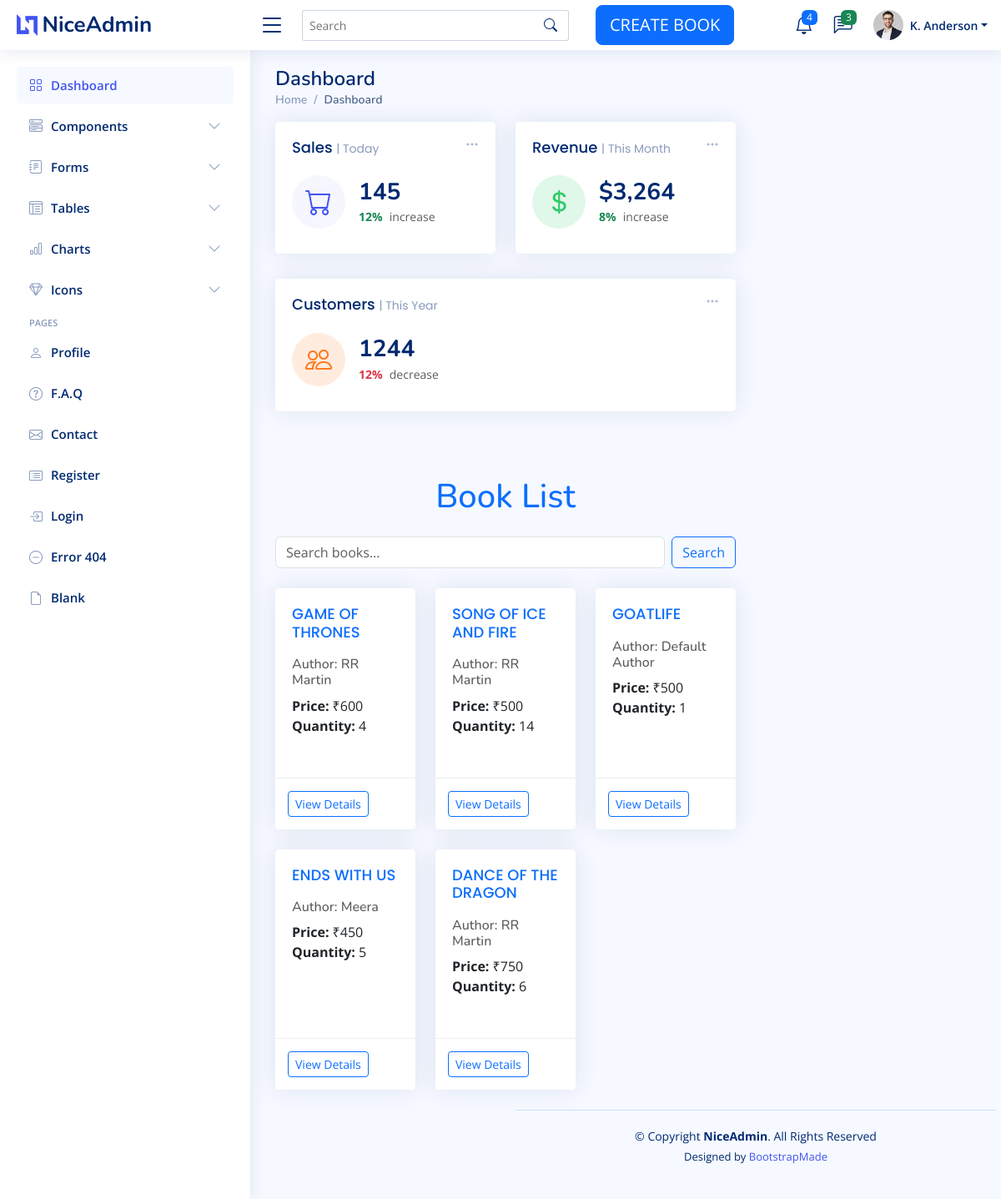
Screenshot of /user/list/ with the database file from the repository.
### bookapp/models.py (models this page shows, shortened)
class Book(models.Model):
    title=models.CharField(max_length=200,null=True)
    price=models.IntegerField(null=True)
    image=models.ImageField(upload_to='book_media')
    author=models.ForeignKey(Author, on_delete=models.CASCADE,null=True)
    quantity=models.IntegerField()

class Author(models.Model):
    name=models.CharField(max_length=200,null=True)
    def __str__(self):
        return '{}'.format(self.name)

### userapp/views.py (the view)
# urls.py: path('list/', views.list_books, name='list_books'),
def list_books(request):
    books = Book.objects.all()
    return render(request, 'list_books.html', {'books': books})

### templates/list_books.html
{% extends 'index.html' %}
{% load static %}
{% block content %}
<div class="container mt-5">
    <h1 class="text-center text-primary mb-4">Book List</h1>
    <form method="GET" action="{% url 'search_books' %}" class="d-flex mb-4">
        <input class="form-control me-2" type="search" name="q" placeholder="Search books..." aria-label="Search" value="{{ query }}">
        <button class="btn btn-outline-primary" type="submit">Search</button>
    </form>
    <div class="row">
        {% for book in books %}
        <div class="col-md-4 mb-4">
            <div class="card h-100">
                <div class="card-body">
                    <h5 class="card-title text-primary">{{ book.title }}</h5>
                    <h6 class="card-subtitle mb-2 text-muted">Author: {{ book.author }}</h6>
                    <p class="card-text">
                        <strong>Price:</strong> ₹{{ book.price }}<br>
                        <strong>Quantity:</strong> {{ book.quantity }}
                    </p>
                </div>
                <div class="card-footer">
                    <a href="{% url 'book_details' book.id %}" class="btn btn-outline-primary btn-sm">View Details</a>
                </div>
            </div>
        </div>
        {% endfor %}
    </div>
</div>
{% endblock %}

### templates/index.html (shortened to what this page needs)
{% load static %}
<!DOCTYPE html>
<html lang="en">
<head>
  <link href="{% static 'assets/vendor/bootstrap/css/bootstrap.min.css' %}" rel="stylesheet">
  <link href="{% static 'assets/vendor/bootstrap-icons/bootstrap-icons.css' %}" rel="stylesheet">
  <link href="{% static 'assets/vendor/boxicons/css/boxicons.min.css' %}" rel="stylesheet">
  <link href="{% static 'assets/vendor/quill/quill.snow.css' %}" rel="stylesheet">
  <link href="{% static 'assets/vendor/quill/quill.bubble.css' %}" rel="stylesheet">
  <link href="{% static 'assets/vendor/remixicon/remixicon.css' %}" rel="stylesheet">
  <link href="{% static 'assets/vendor/simple-datatables/style.css' %}" rel="stylesheet">
  <link href="{% static 'assets/css/style.css' %}" rel="stylesheet">
</head>
<body>
  <header id="header" class="header fixed-top d-flex align-items-center">
    <div class="d-flex align-items-center justify-content-between">
      <a href="index.html" class="logo d-flex align-items-center">
        <img src=" {% static 'assets/img/logo.png' %}" alt="">
        <span class="d-none d-lg-block">NiceAdmin</span>
      </a>
      <i class="bi bi-list toggle-sidebar-btn"></i>
    </div>
    <div class="search-bar">
      <form class="search-form d-flex align-items-center" method="get" action="{% url 'search' %}">
        <input type="text" name="q" placeholder="Search" title="Search Books">
        <button type="submit" title="Search"><i class="bi bi-search"></i></button>
      </form>
    </div>
    <div class="container">
      <a href="{% url 'creatBook' %}" class="btn btn-primary btn-lg">CREATE BOOK</a>
    </div>
    <nav class="header-nav ms-auto">
      <ul class="d-flex align-items-center">
        <li class="nav-item dropdown">
          <a class="nav-link nav-icon" href="#" data-bs-toggle="dropdown">
            <i class="bi bi-bell"></i>
            <span class="badge bg-primary badge-number">4</span>
          </a>
        </li>
        <li class="nav-item dropdown">
          <a class="nav-link nav-icon" href="#" data-bs-toggle="dropdown">
            <i class="bi bi-chat-left-text"></i>
            <span class="badge bg-success badge-number">3</span>
          </a>
        </li>
        <li class="nav-item dropdown pe-3">
          <a class="nav-link nav-profile d-flex align-items-center pe-0" href="#" data-bs-toggle="dropdown">
            <img src="{% static 'assets/img/profile-img.jpg' %}" alt="Profile" class="rounded-circle">
            <span class="d-none d-md-block dropdown-toggle ps-2">K. Anderson</span>
          </a>
        </li>
      </ul>
    </nav>
  </header>
  <aside id="sidebar" class="sidebar">
    <ul class="sidebar-nav" id="sidebar-nav">
      <li class="nav-item">
        <a class="nav-link " href="{%url 'listbook'%}">
          <i class="bi bi-grid"></i>
          <span>Dashboard</span>
        </a>
      </li>
      <li class="nav-item">
        <a class="nav-link collapsed" data-bs-target="#components-nav" data-bs-toggle="collapse" href="#">
          <i class="bi bi-menu-button-wide"></i><span>Components</span><i class="bi bi-chevron-down ms-auto"></i>
        </a>
      </li>
      <li class="nav-item">
        <a class="nav-link collapsed" data-bs-target="#forms-nav" data-bs-toggle="collapse" href="#">
          <i class="bi bi-journal-text"></i><span>Forms</span><i class="bi bi-chevron-down ms-auto"></i>
        </a>
      </li>
      <li class="nav-item">
        <a class="nav-link collapsed" data-bs-target="#tables-nav" data-bs-toggle="collapse" href="#">
          <i class="bi bi-layout-text-window-reverse"></i><span>Tables</span><i class="bi bi-chevron-down ms-auto"></i>
        </a>
      </li>
      <li class="nav-item">
        <a class="nav-link collapsed" data-bs-target="#charts-nav" data-bs-toggle="collapse" href="#">
          <i class="bi bi-bar-chart"></i><span>Charts</span><i class="bi bi-chevron-down ms-auto"></i>
        </a>
      </li>
      <li class="nav-item">
        <a class="nav-link collapsed" data-bs-target="#icons-nav" data-bs-toggle="collapse" href="#">
          <i class="bi bi-gem"></i><span>Icons</span><i class="bi bi-chevron-down ms-auto"></i>
        </a>
      </li>
      <li class="nav-heading">Pages</li>
      <li class="nav-item">
        <a class="nav-link collapsed" href="users-profile.html">
          <i class="bi bi-person"></i>
          <span>Profile</span>
        </a>
      </li>
      <li class="nav-item">
        <a class="nav-link collapsed" href="pages-faq.html">
          <i class="bi bi-question-circle"></i>
          <span>F.A.Q</span>
        </a>
      </li>
      <li class="nav-item">
        <a class="nav-link collapsed" href="pages-contact.html">
          <i class="bi bi-envelope"></i>
          <span>Contact</span>
        </a>
      </li>
      <li class="nav-item">
        <a class="nav-link collapsed" href="pages-register.html">
          <i class="bi bi-card-list"></i>
          <span>Register</span>
        </a>
      </li>
      <li class="nav-item">
        <a class="nav-link collapsed" href="pages-login.html">
          <i class="bi bi-box-arrow-in-right"></i>
          <span>Login</span>
        </a>
      </li>
      <li class="nav-item">
        <a class="nav-link collapsed" href="pages-error-404.html">
          <i class="bi bi-dash-circle"></i>
          <span>Error 404</span>
        </a>
      </li>
      <li class="nav-item">
        <a class="nav-link collapsed" href="pages-blank.html">
          <i class="bi bi-file-earmark"></i>
          <span>Blank</span>
        </a>
      </li>
    </ul>
  </aside>
  <main id="main" class="main">
    <div class="pagetitle">
      <h1>Dashboard</h1>
      <nav>
        <ol class="breadcrumb">
          <li class="breadcrumb-item"><a href="index.html">Home</a></li>
          <li class="breadcrumb-item active">Dashboard</li>
        </ol>
      </nav>
    </div>
    <section class="section dashboard">
      <div class="row">
        <div class="col-lg-8">
          <div class="row">
            <div class="col-xxl-4 col-md-6">
              <div class="card info-card sales-card">
                <div class="filter">
                  <a class="icon" href="#" data-bs-toggle="dropdown"><i class="bi bi-three-dots"></i></a>
                </div>
                <div class="card-body">
                  <h5 class="card-title">Sales <span>| Today</span></h5>
                  <div class="d-flex align-items-center">
                    <div class="card-icon rounded-circle d-flex align-items-center justify-content-center">
                      <i class="bi bi-cart"></i>
                    </div>
                    <div class="ps-3">
                      <h6>145</h6>
                      <span class="text-success small pt-1 fw-bold">12%</span> <span class="text-muted small pt-2 ps-1">increase</span>
                    </div>
                  </div>
                </div>
              </div>
            </div>
            <div class="col-xxl-4 col-md-6">
              <div class="card info-card revenue-card">
                <div class="filter">
                  <a class="icon" href="#" data-bs-toggle="dropdown"><i class="bi bi-three-dots"></i></a>
                </div>
                <div class="card-body">
                  <h5 class="card-title">Revenue <span>| This Month</span></h5>
                  <div class="d-flex align-items-center">
                    <div class="card-icon rounded-circle d-flex align-items-center justify-content-center">
                      <i class="bi bi-currency-dollar"></i>
                    </div>
                    <div class="ps-3">
                      <h6>$3,264</h6>
                      <span class="text-success small pt-1 fw-bold">8%</span> <span class="text-muted small pt-2 ps-1">increase</span>
                    </div>
                  </div>
                </div>
              </div>
            </div>
            <div class="col-xxl-4 col-xl-12">
              <div class="card info-card customers-card">
                <div class="filter">
                  <a class="icon" href="#" data-bs-toggle="dropdown"><i class="bi bi-three-dots"></i></a>
                </div>
                <div class="card-body">
                  <h5 class="card-title">Customers <span>| This Year</span></h5>
                  <div class="d-flex align-items-center">
                    <div class="card-icon rounded-circle d-flex align-items-center justify-content-center">
                      <i class="bi bi-people"></i>
                    </div>
                    <div class="ps-3">
                      <h6>1244</h6>
                      <span class="text-danger small pt-1 fw-bold">12%</span> <span class="text-muted small pt-2 ps-1">decrease</span>
                    </div>
                  </div>
                </div>
              </div>
            </div>
{% block content %}
  {% endblock %}
  <footer id="footer" class="footer">
    <div class="copyright">
      &copy; Copyright <strong><span>NiceAdmin</span></strong>. All Rights Reserved
    </div>
    <div class="credits">
      Designed by <a href="https://bootstrapmade.com/">BootstrapMade</a>
    </div>
  </footer>
</body>
</html>

### rows the page displays
Book: title "GAME OF THRONES", author "RR Martin", price "600", quantity "4"
Book: title "SONG OF ICE AND FIRE", author "RR Martin", price "500", quantity "14"
Book: title "GOATLIFE", author "Default Author", price "500", quantity "1"
Book: title "ENDS WITH US", author "Meera", price "450", quantity "5"
Book: title "DANCE OF THE DRAGON", author "RR Martin", price "750", quantity "6"
